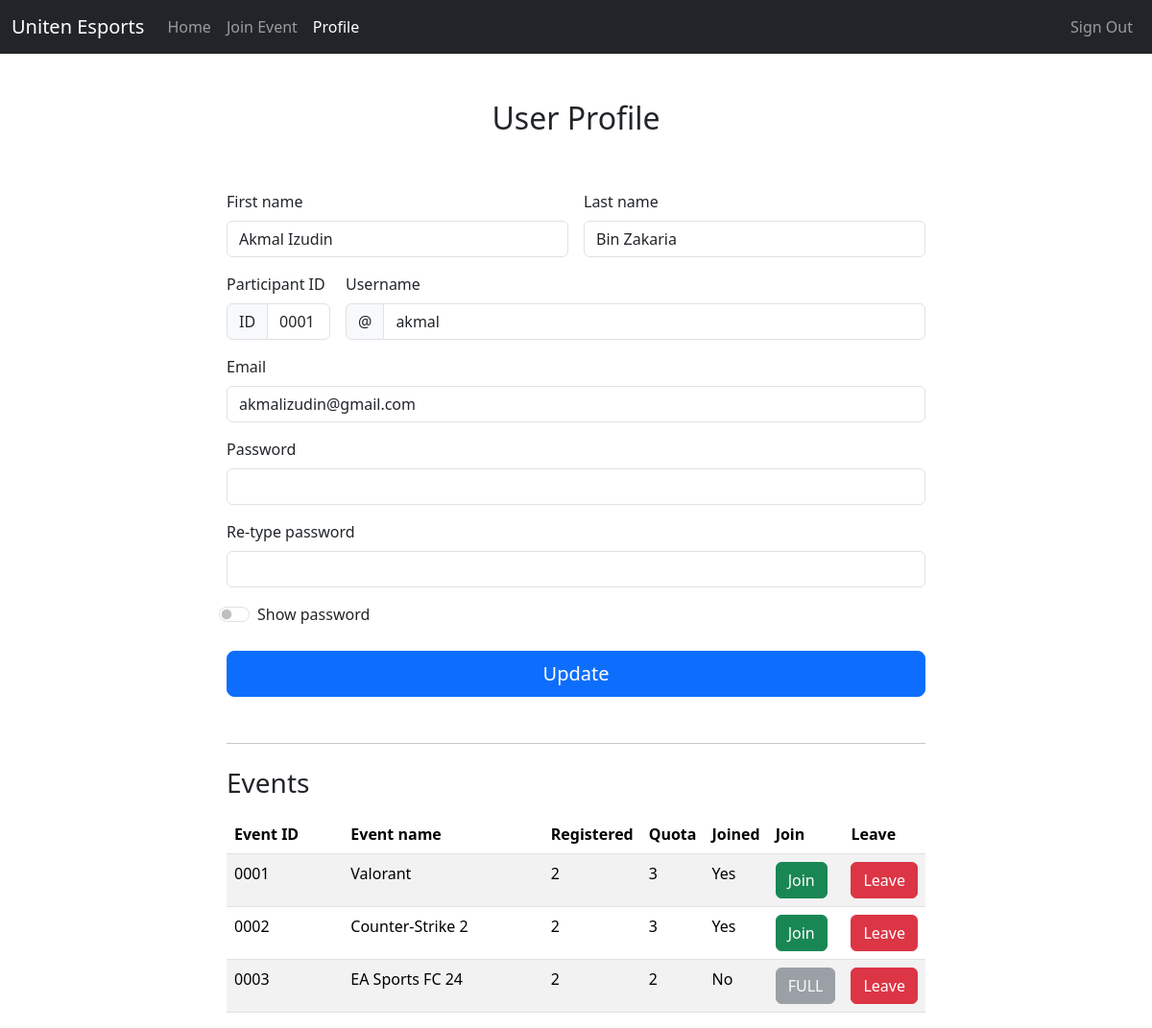
The app's page /php/profile/profile.php (signed in) with its own data.
### tables this page shows
CREATE TABLE `participants` (
  `participantid` int(4) UNSIGNED ZEROFILL NOT NULL,
  `firstname` varchar(30) NOT NULL,
  `lastname` varchar(30) NOT NULL,
  `username` varchar(30) NOT NULL,
  `email` varchar(30) NOT NULL,
  `password` varchar(30) NOT NULL
);

CREATE TABLE `events` (
  `eventid` int(4) UNSIGNED ZEROFILL NOT NULL,
  `eventname` varchar(30) NOT NULL,
  `quota` int(4) NOT NULL
);

### php/profile/profile.php (the view, shortened to what this page needs)
<!DOCTYPE html>
<html lang="en">
<head>
    <link href="https://cdn.jsdelivr.net/npm/bootstrap@5.3.2/dist/css/bootstrap.min.css" rel="stylesheet" />
    <link rel="stylesheet" href="../../css/colormodes.css" />
    <link rel="stylesheet" href="../../css/navbar.css" />
</head>
<body>
    <nav class="navbar navbar-expand-lg fixed-top navbar-dark bg-dark" aria-label="Main navigation">
        <div class="container-fluid">
            <a class="navbar-brand" href="../home/home.php">Uniten Esports</a>
            <div class="navbar-collapse offcanvas-collapse" id="navbarsExampleDefault">
                <ul class="navbar-nav me-auto mb-2 mb-lg-0">
                    <li class="nav-item">
                        <a class="nav-link" aria-current="page" href="../home/home.php">Home</a>
                    </li>
                    <?php
                    if (isset($_SESSION["role"])) :
                        if ($_SESSION["role"] == "participant") :
                    ?>
                            <li class="nav-item">
                                <a class="nav-link" href="../registration/registration.php">Join Event</a>
                            </li>
                            <li class="nav-item">
                                <a class="nav-link active" href="../profile/profile.php">Profile</a>
                            </li>
                </ul>
                <ul class="navbar-nav me-auto mb-2 mb-lg-0 d-flex flex-fill justify-content-end">
                    <li class="nav-item">
                        <a class="nav-link" href="../signout/signout.php">Sign Out</a>
                    </li>
                </ul>
            <?php
                        endif;
        endif; ?>
            </div>
        </div>
    </nav>
    <?php
    if (isset($_SESSION["role"])) :
        include "../connect.php";
        $userid = $_SESSION["userid"];
        $role = $_SESSION["role"];
        if ($role == "participant") {
            $sql = "SELECT * FROM participants WHERE participantid = $userid";
            $result = mysqli_query($con, $sql) or die("Unable to fetch from participants table due to " . mysqli_error($con));
            $row = mysqli_fetch_array($result, MYSQLI_BOTH);
        } else {
            $sql = "SELECT * FROM admins WHERE adminid = $userid";
            $result = mysqli_query($con, $sql) or die("Unable to fetch from admins table due to " . mysqli_error($con));
            $row = mysqli_fetch_array($result, MYSQLI_BOTH);
        }
        $firstname = $row["firstname"];
        $lastname = $row["lastname"];
        $username = $row["username"];
        $email = $row["email"];
    ?>
        <div class="container">
            <main>
                <div class="py-5 text-center">
                    <h2>User Profile</h2>
                </div>
                <div class="row justify-content-center g-5">
                    <div class="col-md-7 col-lg-8">
                        <form class="needs-validation" novalidate method="post" action="profile_update.php">
                            <div class="row g-3">
                                <div class="col-sm-6">
                                    <label for="firstname" class="form-label">First name</label>
                                    <input type="text" class="form-control" id="firstname" name="firstname" value="<?php echo $firstname ?>" placeholder="<?php echo $firstname ?>" required />
                                </div>
                                <div class="col-sm-6">
                                    <label for="lastname" class="form-label">Last name</label>
                                    <input type="text" class="form-control" id="lastname" name="lastname" value="<?php echo $lastname ?>" placeholder="<?php echo $lastname ?>" required />
                                </div>
                                <div class="col-lg-2">
                                    <label for="participantid" class="form-label">Participant ID</label>
                                    <div class="input-group has-validation">
                                        <span class="input-group-text">ID</span>
                                        <input type="text" class="form-control" id="userid" name="userid" value="<?php echo $userid ?>" required readonly />
                                    </div>
                                </div>
                                <div class="col-lg-10">
                                    <label for="username" class="form-label">Username</label>
                                    <div class="input-group has-validation">
                                        <span class="input-group-text">@</span>
                                        <input type="text" class="form-control" id="username" name="username" value="<?php echo $username ?>" required readonly />
                                    </div>
                                </div>
                                <div class="col-12">
                                    <label for="email" class="form-label">Email </label>
                                    <input type="email" class="form-control" id="email" name="email" value="<?php echo $email ?>" placeholder="<?php echo $email ?>" required />
                                </div>
                                <div class="col-12">
                                    <label for="password" class="form-label">Password</label>
                                    <input type="password" class="form-control" id="password" name="password" placeholder="" pattern="(?=.*\d)(?=.*[a-z])(?=.*[A-Z]).{8,}" required />
                                </div>
                                <div class="col-12">
                                    <label for="retypepassword" class="form-label" id="retypepasswordlabel">Re-type password</label>
                                    <input type="password" class="form-control" id="retypepassword" pattern="(?=.*\d)(?=.*[a-z])(?=.*[A-Z]).{8,}" required />
                                </div>
                                <div class="form-check form-switch">
                                    <input class="form-check-input" type="checkbox" role="switch" id="showpassword" onclick="showPassword()">
                                    <label class="form-check-label" for="showpassword">Show password</label>
                                </div>
                            </div>
                            <button class="my-4 w-100 btn btn-primary btn-lg" type="submit" name="submit">
                                Update
                            </button>
                        </form>
                        <?php if ($role == "participant") {
                        ?>
                            <hr class="my-4" />
                            <h3 class="my-3" id="events">Events</h3>
                            <div class="table-responsive">
                                <table class="table table-striped">
                                    <thead>
                                        <tr>
                                            <th scope="col" class="col-2">Event ID</th>
                                            <th scope="col">Event name</th>
                                            <th scope="col" class="col-1">Registered</th>
                                            <th scope="col" class="col-1">Quota</th>
                                            <th scope="col" class="col-1">Joined</th>
                                            <th scope="col" class="col-1">Join</th>
                                            <th scope="col" class="col-1">Leave</th>
                                        </tr>
                                    </thead>
                                    <tbody>
                                    <?php
                                    $eventsql = "SELECT * FROM events";
                                    $eventresult = mysqli_query($con, $eventsql) or die("Unable to fetch from events table due to " . mysqli_error($con));
                                    while ($eventrow = mysqli_fetch_array($eventresult, MYSQLI_NUM)) {
                                        $eventid = $eventrow[0];
                                        $eventname = $eventrow[1];
                                        $quota = $eventrow[2];
                                        $joined = 'No';
                                        $participantsql = "SELECT * FROM registrations WHERE eventid = $eventid AND participantid = $userid";
                                        $participantresult = mysqli_query($con, $participantsql) or die("Unable to fetch from registrations table due to " . mysqli_error($con));
                                        $registrationsql = "SELECT * FROM registrations WHERE eventid = $eventid";
                                        $registrationresult = mysqli_query($con, $registrationsql) or die("Unable to fetch from registrations table due to " . mysqli_error($con));
                                        if (mysqli_num_rows($participantresult) > 0) {
                                            $joined = 'Yes';
                                        }
                                        echo '
                                            <tr>
                                                <td>' . $eventid . '</td>
                                                <td>' . $eventname . '</td>
                                                <td>' . mysqli_num_rows($registrationresult) . '</td>
                                                <td>' . $quota . '</td>
                                                <td>' . $joined . '</td>
                                        ';
                                        if (mysqli_num_rows($registrationresult) < $quota) {
                                            echo '<td><a class="btn btn-success" href="registration_insert.php?eventid=' . $eventid . '&participantid=' . $userid . '">Join</a></td>';
                                        } else {
                                            echo '<td><button type="button" class="btn btn-secondary" disabled>FULL</button></td>';
                                        }
                                        echo '
                                                <td><a class="btn btn-danger" href="registration_delete.php?eventid=' . $eventid . '&participantid=' . $userid . '">Leave</a></td>
                                            </tr>
                                        ';
                                    };
                                }
                                    ?>
                                    </tbody>
                                </table>
                            </div>
                    </div>
                </div>
            </main>
        </div>
    <?php endif; ?>
</body>
</html>

### css/navbar.css (style rules this page uses)
html, body { overflow-x: hidden; }
body { padding-top: 56px; }

### records on screen
participants: firstname "Akmal Izudin", lastname "Bin Zakaria", username "akmal", email "akmalizudin@gmail.com"
events: eventid "0001", eventname "Valorant", mysqli_num_rows($registrationresult) "2", quota "3", joined "Yes"
events: eventid "0002", eventname "Counter-Strike 2", mysqli_num_rows($registrationresult) "2", quota "3", joined "Yes"
events: eventid "0003", eventname "EA Sports FC 24", mysqli_num_rows($registrationresult) "2", quota "2", joined "No", shows "FULL"
